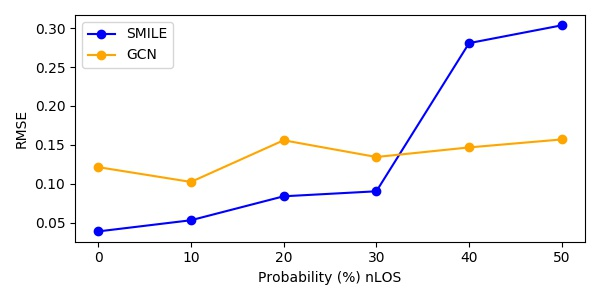

Recreate this plot in Python.
from process_dataset import *
from models import *
from lle_like import solve_like_LLE, neighbors, barycenter_weights, weight_to_mat, solve_with_LRR
from decomposition import normalize_tensor, reduce_rank, denoise_via_SVD
from separate import *
import torch.optim as optim
import torch
import wandb
import time
import datetime
import matplotlib.pyplot as plt
import numpy as np
from experiments import *

if __name__ == "__main__":
    seed_ = 0
    np.random.seed(seed_)
    torch.manual_seed(seed_)

    print("EXPERIMENT: vary percentage nLOS")
    filename = "vary_nLOS.txt"
    figname = "vary_nLOS.jpg"
    num_nodes = 500
    num_anchors = 50
    loss_fn = torch.nn.MSELoss()

    # DATA PARAMS
    percent_nLOS_list = [0,10,20,30,40,50]

    # GCN PARAMS
    threshold = 1.2
    nhid = 2000
    nout = 2
    dropout = 0.5
    lr = 0.01
    weight_decay = 0
    num_epochs = 200

    # NOVEL PARAMS
    n_neighbors = 25
    k0 = 4
    lam = 1/(num_nodes**0.5)*1.1
    mu = 1/(num_nodes**0.5)*1.1
    eps = 0.001
    n_init = 10

    k1_init = 0 #num_nodes**2*(0/100)
    step_size = 1
    eps_k1 = 40000

    def writeA():
        nowTime = datetime.datetime.now().strftime('%Y-%m-%d-%H_%M_%S')  # Get the Now time
        file_handle = open(filename, mode='a')
        file_handle.write('=====================================\n')
        file_handle.write(nowTime + '\n')
        file_handle.write("num_nodes: " + str(num_nodes) + '\n')
        file_handle.write("num_anchors: " + str(num_anchors) + '\n')

        file_handle.write("threshold: " + str(threshold) + '\n')
        file_handle.write("nhid: " + str(nhid) + '\n')
        file_handle.write("nout: " + str(nout) + '\n')
        file_handle.write("dropout: " + str(dropout) + '\n')
        file_handle.write("lr: " + str(lr) + '\n')
        file_handle.write("weight_decay: " + str(weight_decay) + '\n')
        file_handle.write("num_epochs: " + str(num_epochs) + '\n')

        file_handle.write("n_neighbors: " + str(n_neighbors) + '\n')
        file_handle.write("k0: " +str(k0) + '\n')
        file_handle.write("lam: " +str(np.round(lam,3)) + '\n')
        file_handle.write("mu: " +str(np.round(mu,3)) + '\n')
        file_handle.write("eps: " +str(eps) + '\n')
        file_handle.write("n_init: " +str(n_init) + '\n')
        file_handle.write("k1_init: " +str(k1_init) + '\n')
        file_handle.write("step_size: " +str(step_size) + '\n')
        file_handle.write("eps_k1: " +str(eps_k1) + '\n')

        file_handle.write("percent_nLOS_list: " +str(percent_nLOS_list) + '\n')
        file_handle.close()
        print("Overview written to", filename)

    def writeLine(value, end=False):
        file_handle = open(filename, mode='a')
        if end:
            file_handle.write(str(value)+"\n")
        else:
            file_handle.write(str(value)+", ")
        file_handle.close()

    writeA()

    novel_list = []
    gcn_list = []
    true_k1_list = []
    k1_estimate_list = []

    for p_nLOS in percent_nLOS_list:
        print("p_nLOS:",p_nLOS)
        data_loader, num_nodes, noisy_distance_matrix, true_k1 = fake_dataset(num_nodes, num_anchors, threshold=threshold, p_nLOS=p_nLOS)
        true_k1_list.append(true_k1)

        print("GCN....")
        model = GCN(nfeat=num_nodes, nhid=nhid, nout=nout, dropout=dropout)
        optimizer = optim.Adam(model.parameters(), lr=lr, weight_decay=weight_decay)
        gcn_train_time = train_GCN(model, optimizer, loss_fn, data_loader, num_epochs)
        gcn_pred, gcn_error, gcn_predict_time = test_GCN(model, loss_fn, data_loader)
        gcn_total_time = gcn_train_time + gcn_predict_time
        print("...done")
        gcn_list.append(gcn_error)
        print("gcn error:",gcn_list)

        print("novel...")
        for batch in data_loader:
            anchor_locs = batch.y[batch.anchors]
            noisy_distance_matrix = torch.Tensor(noisy_distance_matrix)
            start = time.time()
            X, Y, ff, k1 = separate_dataset_find_k1(noisy_distance_matrix, k0, k1_init=int(k1_init), step_size=step_size, n_init=n_init, lam=lam, mu=mu, eps=eps, eps_k1=eps_k1, plot=False)
            # print("****to debug, assume k1 known****")
            # k1 = true_k1+100 #p_nLOS*(num_nodes**2)
            # X, Y, ff = separate_dataset_multiple_inits(noisy_distance_matrix, k0, k1, n_init=n_init, lam=lam, mu=mu, eps=eps)
            k1_estimate_list.append(k1)
            novel_pred, indices = solve_like_LLE(num_nodes, num_anchors, n_neighbors, anchor_locs, X, dont_square=True, anchors_as_neighbors=False, return_indices=True)
            novel_solve_time = time.time()-start
            novel_error = loss_fn(novel_pred[batch.nodes], batch.y[batch.nodes])
            novel_error = torch.sqrt(novel_error).item()
        print("...done")
        novel_list.append(novel_error)
        print("novel error:", novel_list)

    writeLine("GCN error:"+str(gcn_list),True)
    writeLine("True K1s:"+str(true_k1_list),True)
    writeLine("K1 estimates:"+str(k1_estimate_list),True)
    writeLine("Novel error:"+str(novel_list),True)

    fig, ax1 = plt.subplots(figsize=(6,3))
    ax1.plot(percent_nLOS_list, novel_list, marker='o',color='blue',label="SMILE")
    ax1.plot(percent_nLOS_list, gcn_list, marker='o',color='orange',label="GCN")
    ax1.set_xlabel('Probability (%) nLOS')
    ax1.set_ylabel('RMSE')
    ax1.legend()
    plt.tight_layout()
    plt.savefig(figname)
    print("plot saved to",figname)
